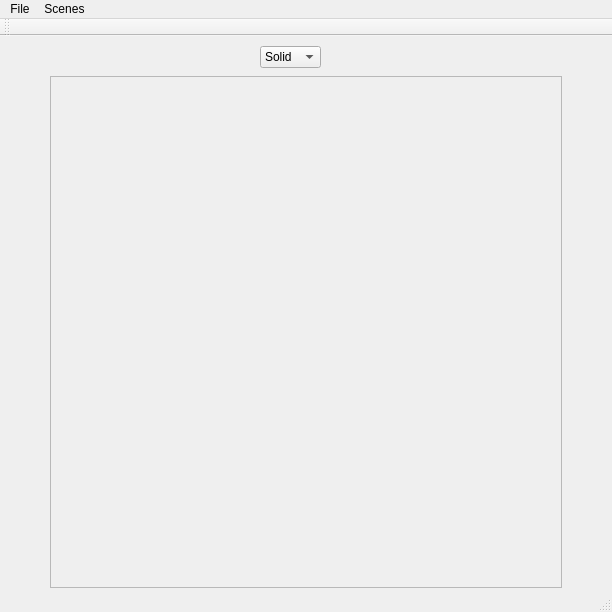
<?xml version="1.0" encoding="UTF-8"?>
<ui version="4.0">
 <class>MainWindow</class>
 <widget class="QMainWindow" name="MainWindow">
  <property name="geometry">
   <rect>
    <x>0</x>
    <y>0</y>
    <width>612</width>
    <height>612</height>
   </rect>
  </property>
  <property name="windowTitle">
   <string>MainWindow</string>
  </property>
  <widget class="QWidget" name="centralWidget">
   <widget class="QGraphicsView" name="scene_display">
    <property name="enabled">
     <bool>false</bool>
    </property>
    <property name="geometry">
     <rect>
      <x>50</x>
      <y>40</y>
      <width>512</width>
      <height>512</height>
     </rect>
    </property>
    <property name="verticalScrollBarPolicy">
     <enum>Qt::ScrollBarAlwaysOff</enum>
    </property>
    <property name="horizontalScrollBarPolicy">
     <enum>Qt::ScrollBarAlwaysOff</enum>
    </property>
    <property name="sizeAdjustPolicy">
     <enum>QAbstractScrollArea::AdjustToContents</enum>
    </property>
    <property name="interactive">
     <bool>false</bool>
    </property>
   </widget>
   <widget class="QComboBox" name="comboBox">
    <property name="geometry">
     <rect>
      <x>260</x>
      <y>10</y>
      <width>61</width>
      <height>22</height>
     </rect>
    </property>
    <item>
     <property name="text">
      <string>Solid</string>
     </property>
    </item>
    <item>
     <property name="text">
      <string>Frame</string>
     </property>
    </item>
   </widget>
  </widget>
  <widget class="QMenuBar" name="menuBar">
   <property name="geometry">
    <rect>
     <x>0</x>
     <y>0</y>
     <width>612</width>
     <height>26</height>
    </rect>
   </property>
   <widget class="QMenu" name="menuFile">
    <property name="title">
     <string>File</string>
    </property>
    <addaction name="actionLoad_Scene"/>
    <addaction name="actionSave_Image"/>
    <addaction name="actionQuit_Esc"/>
   </widget>
   <widget class="QMenu" name="menuScenes">
    <property name="title">
     <string>Scenes</string>
    </property>
    <addaction name="actionEquilateral_Triangle"/>
   </widget>
   <addaction name="menuFile"/>
   <addaction name="menuScenes"/>
  </widget>
  <widget class="QToolBar" name="mainToolBar">
   <attribute name="toolBarArea">
    <enum>TopToolBarArea</enum>
   </attribute>
   <attribute name="toolBarBreak">
    <bool>false</bool>
   </attribute>
  </widget>
  <widget class="QStatusBar" name="statusBar"/>
  <action name="actionLoad_Scene">
   <property name="text">
    <string>Load Scene (Ctrl+O)</string>
   </property>
   <property name="shortcut">
    <string>Ctrl+O</string>
   </property>
  </action>
  <action name="actionSave_Image">
   <property name="text">
    <string>Save Image (Ctrl+S)</string>
   </property>
   <property name="shortcut">
    <string>Ctrl+S</string>
   </property>
  </action>
  <action name="actionEquilateral_Triangle">
   <property name="text">
    <string>Equilateral Triangle</string>
   </property>
  </action>
  <action name="actionQuit_Esc">
   <property name="text">
    <string>Quit (Esc)</string>
   </property>
  </action>
 </widget>
 <layoutdefault spacing="6" margin="11"/>
 <resources/>
 <connections/>
</ui>
